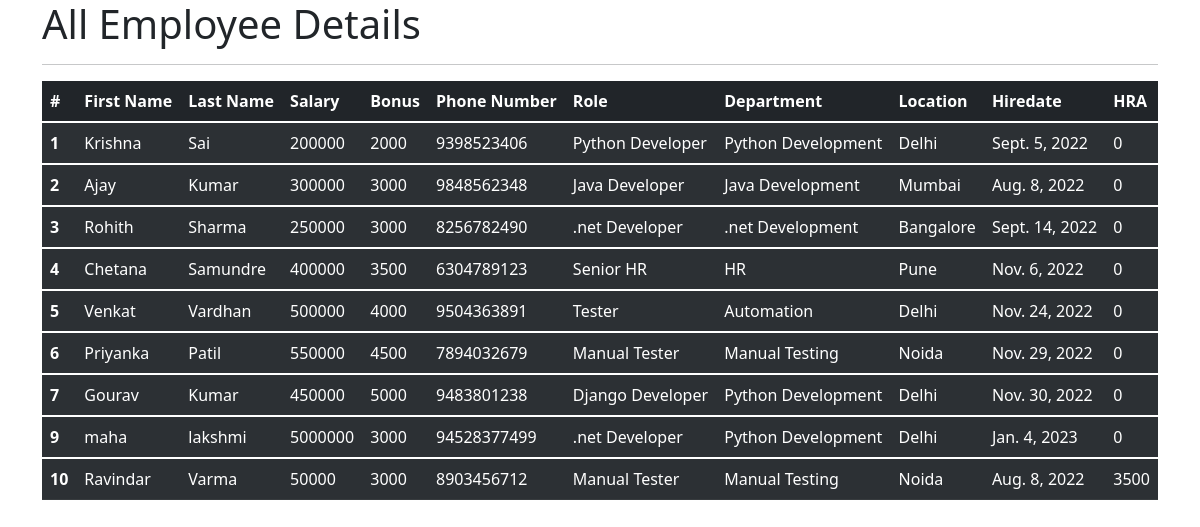
The app's page /emp_app/all_emp with its own data.
### emp_app/models.py (models this page shows, shortened)
class Employee(models.Model):
    first_name = models.CharField(max_length=100,null=False)
    last_name = models.CharField(max_length=100)
    salary = models.IntegerField(default=0)
    bonus=models.IntegerField(default=0)
    phone=models.IntegerField(default=0)
    dept = models.ForeignKey(Department,on_delete=models.CASCADE)
    role= models.ForeignKey(role,on_delete=models.CASCADE)
    hire_data=models.DateField()
    hra=models.IntegerField(default=10000)
    def __str__(self):
        return "%s %s %s" %(self.first_name,self.last_name,self.phone)

class role(models.Model):
    name=models.CharField(max_length=100,null=False)

class Department(models.Model):
    name=models.CharField(max_length=100,null=False)
    location=models.CharField(max_length=100)

### emp_app/views.py (the view)
# urls.py: path('all_emp',views.all_emp, name='all_emp'),
def all_emp(request):
    emps=Employee.objects.all()
    context={
        'emps':emps
    }
    print(context)
    return render(request, 'view_all_emp.html',context)

### emp_app/templates/view_all_emp.html (shortened to what this page needs)
<!DOCTYPE html>
<html lang="en">
<head>
    <link href="https://cdn.jsdelivr.net/npm/bootstrap@5.1.3/dist/css/bootstrap.min.css" rel="stylesheet">
</head>
<body>
    <div class="container">
             <h1>All Employee Details</h1>
        <hr>
        <table class="table table-dark table-striped">
            <thead>
              <tr>
                <th scope="col">#</th>
                <th scope="col">First Name</th>
                <th scope="col">Last Name</th>
                <th scope="col">Salary</th>
                <th scope="col">Bonus</th>
                <th scope="col">Phone Number</th>
                <th scope="col">Role</th>
                <th scope="col">Department</th>
                <th scope="col">Location</th>
                <th scope="col">Hiredate</th>
                <th scope="col">HRA</th>
              </tr>
            </thead>
                 {% for emp in emps %}
            <tbody>
              <tr>
                <th scope="row">{{emp.id}}</th>
                <td>{{emp.first_name}}</td>
                <td>{{emp.last_name}}</td>
                <td>{{emp.salary}}</td>
                <td>{{emp.bonus}}</td>
                <td>{{emp.phone}}</td>
                <td>{{emp.role.name}}</td>
                <td>{{emp.dept.name}}</td>
                <td>{{emp.dept.location}}</td>
                <td>{{emp.hire_data}}</td>
                <td>{{emp.hra}}</td>
              </tr>
            </tbody>
                {% endfor %}
        </table>
    </div>
  </body>
</html>

### records on screen
Employee: id "1", first_name "Krishna", last_name "Sai", salary "200000", bonus "2000", phone "9398523406", role.name "Python Developer", dept.name "Python Development", dept.location "Delhi", hire_data "Sept. 5, 2022", hra "0"
Employee: id "2", first_name "Ajay", last_name "Kumar", salary "300000", bonus "3000", phone "9848562348", role.name "Java Developer", dept.name "Java Development", dept.location "Mumbai", hire_data "Aug. 8, 2022", hra "0"
Employee: id "3", first_name "Rohith", last_name "Sharma", salary "250000", bonus "3000", phone "8256782490", role.name ".net Developer", dept.name ".net Development", dept.location "Bangalore", hire_data "Sept. 14, 2022", hra "0"
Employee: id "4", first_name "Chetana", last_name "Samundre", salary "400000", bonus "3500", phone "6304789123", role.name "Senior HR", dept.name "HR", dept.location "Pune", hire_data "Nov. 6, 2022", hra "0"
Employee: id "5", first_name "Venkat", last_name "Vardhan", salary "500000", bonus "4000", phone "9504363891", role.name "Tester", dept.name "Automation", dept.location "Delhi", hire_data "Nov. 24, 2022", hra "0"
Employee: id "6", first_name "Priyanka", last_name "Patil", salary "550000", bonus "4500", phone "7894032679", role.name "Manual Tester", dept.name "Manual Testing", dept.location "Noida", hire_data "Nov. 29, 2022", hra "0"
Employee: id "7", first_name "Gourav", last_name "Kumar", salary "450000", bonus "5000", phone "9483801238", role.name "Django Developer", dept.name "Python Development", dept.location "Delhi", hire_data "Nov. 30, 2022", hra "0"
Employee: id "9", first_name "maha", last_name "lakshmi", salary "5000000", bonus "3000", phone "94528377499", role.name ".net Developer", dept.name "Python Development", dept.location "Delhi", hire_data "Jan. 4, 2023", hra "0"
Employee: id "10", first_name "Ravindar", last_name "Varma", salary "50000", bonus "3000", phone "8903456712", role.name "Manual Tester", dept.name "Manual Testing", dept.location "Noida", hire_data "Aug. 8, 2022", hra "3500"
